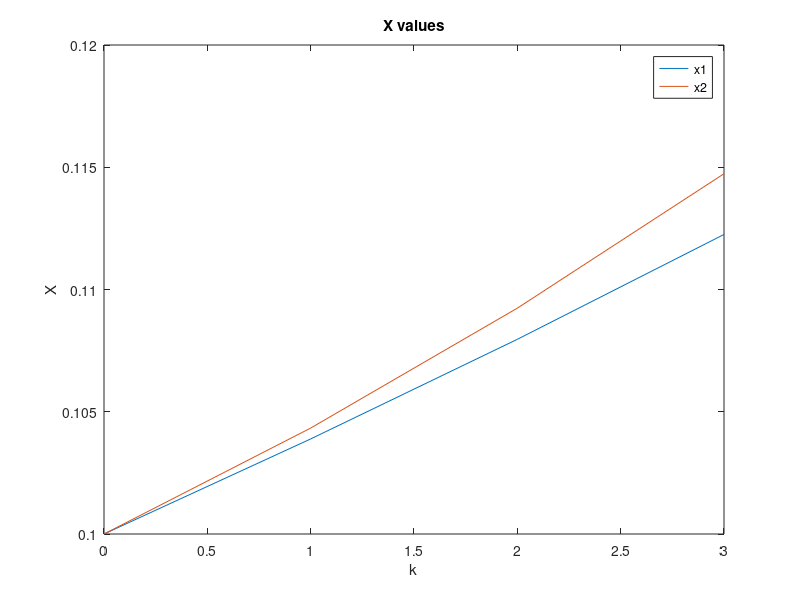
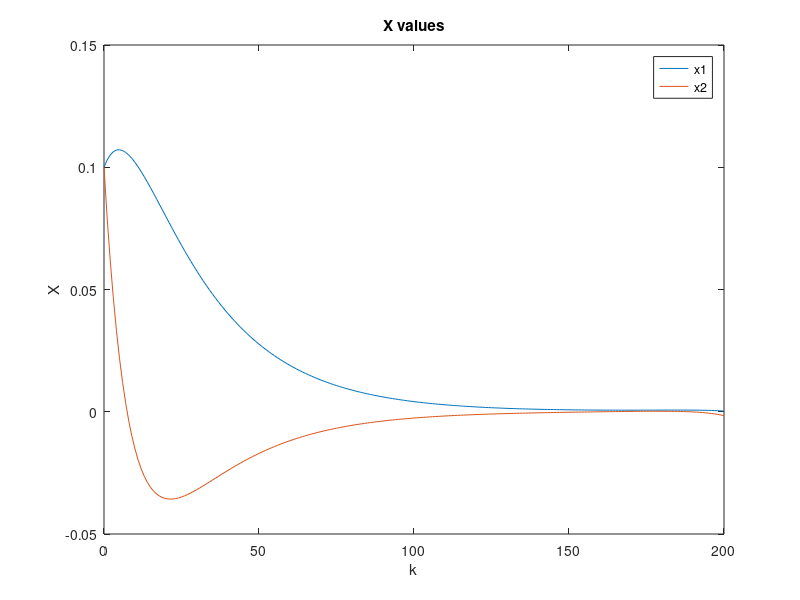
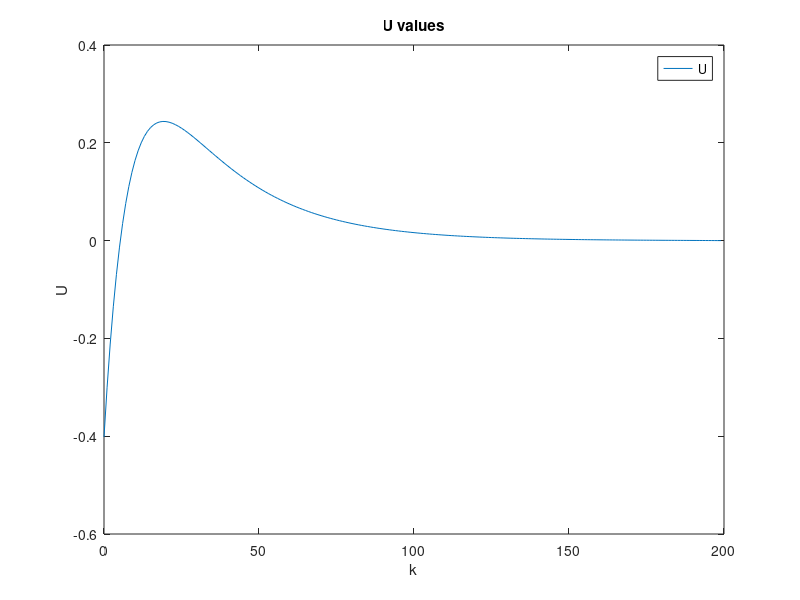

These figures' MATLAB source, in order:
%% matlab code 
%% Part A


A = [0.9863, 0.0528; -0.1189, 1.1680];
B = [0.0024; 0.0628];
Q = [2, 0; 0, 1];
R = 2;
H = [2, 0; 0, 0];

% Horizon
N = 3;
M = N + 1;

P = cell(1, M);
F = cell(1, M);
J = cell(1, M);
U = cell(1, N);
X = cell(1, M);


% Initial value
P{1} = H;
X{1} = [0.1; 0.1];

for K = 1:N
    % Calculate F(N-K)
    F{N-K+1} = -inv(R + B' * P{K} * B) * B' * P{K} * A;

    % Calculate P(K)
    P{K+1} = (A + B * F{N-K+1})' * P{K} * (A + B * F{N-K+1}) + F{N-K+1}' * R * F{N-K+1} + Q;
end

for K = 1:N
    U{K} = F{K} * X{K};
    X{K+1} = A * X{K} + B * U{K};
    J{K} = 0.5 * X{K}' * P{K+1} * X{K};
end

% Plotting X values
x1_values = cellfun(@(x) x(1), X);
x2_values = cellfun(@(x) x(2), X);
k_values = 0:N;
plot(k_values, x1_values,  'DisplayName', 'x1');
hold on;
plot(k_values, x2_values,  'DisplayName', 'x2');
xlabel('k');
ylabel('X');
title('X values');
legend('Location', 'best');
hold off;

figure()
% Plotting U values
u_values = cellfun(@(u) u(1), U);
plot(k_values(1:N), u_values, 'DisplayName', 'U');
xlabel('k');
ylabel('U');
title('U values');
legend('Location', 'best');


%% part B
clear  all
close all
clc

A = [0.9863, 0.0528; -0.1189, 1.1680];
B = [0.0024; 0.0628];
Q = [2, 0; 0, 1];
R = 2;
H = [0, 0; 0, 0];

% Horizon
N = 200;
M = N + 1;

P = cell(1, M);
F = cell(1, M);
J = cell(1, M);
U = cell(1, N);
X = cell(1, M);

% Initial value 
X{1} = [0.1; 0.1];
P{1} = H;

for K = 1:N
    % Calculate F(N-K)
    F{N-K+1} = -inv(R + B' * P{K} * B) * B' * P{K} * A;

    % Calculate P(K)
    P{K+1} = (A + B * F{N-K+1})' * P{K} * (A + B * F{N-K+1}) + F{N-K+1}' * R * F{N-K+1} + Q;
end


for K = 1:N
    U{K} = F{K} * X{K};
    X{K+1} = A * X{K} + B * U{K};
    J{K} = 0.5 * X{K}' * P{K+1} * X{K};
end

% Plotting X values
x1_values = cellfun(@(x) x(1), X);
x2_values = cellfun(@(x) x(2), X);
k_values = 0:N;
plot(k_values, x1_values, 'DisplayName', 'x1');
hold on;
plot(k_values, x2_values, 'DisplayName', 'x2');
xlabel('k');
ylabel('X');
title('X values');
legend('Location', 'best');
hold off;

figure()
% Plotting U values
u_values = cellfun(@(u) u(1), U);
plot(k_values(1:N), u_values, 'DisplayName', 'U');
xlabel('k');
ylabel('U');
title('U values');
legend('Location', 'best');